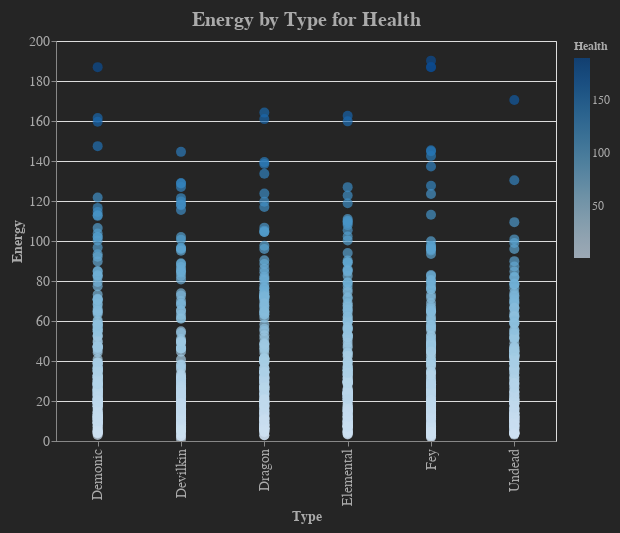

Write notebook code for a chart like this one.
### Code cell
def chart(df: DataFrame, x: str, y: str, target: str) -> Chart:
    return Chart(
        df, 
        title=f"{y} by {x} for {target}",
        background="#252525", # set color
        padding={"left": 10, "top": 10, "right": 10, "bottom": 10}
    ).mark_circle(size=100).encode(
        x=x,
        y=y,
        color=target,
        tooltip=Tooltip(df.columns.to_list()),
    ).configure_title(
        fontSize=20,
        color="#aaaaaa"  # set color
    ).configure_axis(
        labelColor="#aaaaaa", # set color
        titleColor="#aaaaaa", # set color
        labelFontSize=14,
        titleFontSize=14
    ).configure_legend(
        labelColor="#aaaaaa", # set color
        titleColor="#aaaaaa", # set color
        labelFontSize=12,
        titleFontSize=12
    ).properties(
        width=500,
        height=400
    ).interactive()

chart(df, 'Type', 'Energy', 'Health')

### Figure 1 — Vega-Lite specification as saved in the notebook (floating-point values rounded to 4 significant figures; data arrays with more than 128 entries replaced by an {"elided": "..."} marker saying what was removed)
{"config": {"view": {"continuousWidth": 300, "continuousHeight": 300}, "axis": {"labelColor": "#aaaaaa", "labelFontSize": 14, "titleColor": "#aaaaaa", "titleFontSize": 14}, "legend": {"labelColor": "#aaaaaa", "labelFontSize": 12, "titleColor": "#aaaaaa", "titleFontSize": 12}, "title": {"color": "#aaaaaa", "fontSize": 20}}, "data": {"name": "data-67b532cd79876670d1d6b221f00423bf"}, "mark": {"type": "circle", "size": 100}, "background": "#252525", "encoding": {"color": {"field": "Health", "type": "quantitative"}, "tooltip": [{"field": "Name", "type": "nominal"}, {"field": "Type", "type": "nominal"}, {"field": "Level", "type": "quantitative"}, {"field": "Rarity", "type": "nominal"}, {"field": "Damage", "type": "nominal"}, {"field": "Health", "type": "quantitative"}, {"field": "Energy", "type": "quantitative"}, {"field": "Sanity", "type": "quantitative"}, {"field": "Timestamp", "type": "nominal"}], "x": {"field": "Type", "type": "nominal"}, "y": {"field": "Energy", "type": "quantitative"}}, "height": 400, "padding": {"left": 10, "top": 10, "right": 10, "bottom": 10}, "params": [{"name": "param_42", "select": {"type": "interval", "encodings": ["x", "y"]}, "bind": "scales"}], "title": "Energy by Type for Health", "width": 500, "$schema": "https://vega.github.io/schema/vega-lite/v5.15.1.json", "datasets": {"data-67b532cd79876670d1d6b221f00423bf": {"elided": "1024 records"}}}
